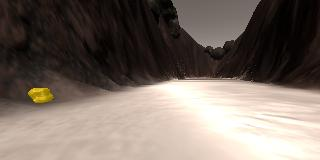
#> input picture test_dataset/IMG/robocam_2018_02_14_20_16_33_847.jpg, 320 x 160 px, given in place of example_grid1.jpg, which was not available
$ jupyter execute --allow-errors Rover_Project_Test_Notebook.ipynb   (shell and % lines are left out)   (older library calls are emulated)   (text cells are left out)
#> lines starting #> are read from the running program, lines starting #| are printed output that depends on the picture; after the words box and inside, x2 and y2 are one past the last pixel; in counts of white or black regions, pixels touching at a corner belong together; pictures that were not available may be replaced by others from this repository, and a replacement may not be noted
[cell 1]
#%matplotlib qt # Choose %matplotlib qt to plot to an interactive window (note it may show up behind your browser)
# Make some of the relevant imports
import cv2 # OpenCV for perspective transform
import numpy as np
import matplotlib.image as mpimg
import matplotlib.pyplot as plt
import scipy.misc # For saving images as needed
import glob  # For reading in a list of images from a folder

[cell 2]
path = '../test_dataset/IMG/*'
img_list = glob.glob(path)
# Grab a random image and display it
print(len(img_list))
#> (the rest of this cell did not finish here and is left out)

[cell 3]
# In the simulator you can toggle on a grid on the ground for calibration
# You can also toggle on the rock samples with the 0 (zero) key.
# Here's an example of the grid and one of the rocks
example_grid = '../calibration_images/example_grid1.jpg'
example_rock = '../calibration_images/example_rock1.jpg'
grid_img = mpimg.imread(example_grid)
#> grid_img is the input picture: shape (160, 320, 3); mean R, G, B 121.1, 109.4, 100.9
rock_img = mpimg.imread(example_rock)

fig = plt.figure(figsize=(12,3))
plt.subplot(121)
plt.imshow(grid_img)
plt.subplot(122)
plt.imshow(rock_img)
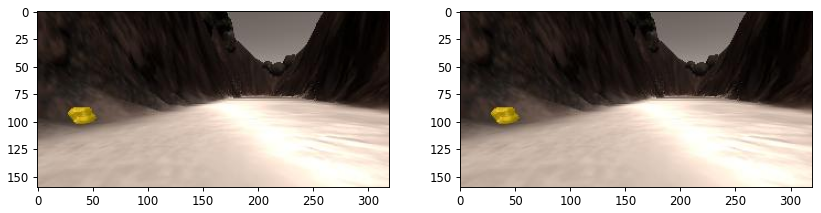
#> figure drawn by matplotlib, 2 panels

[cell 4]
# Define a function to perform a perspective transform
# I've used the example grid image above to choose source points for the
# grid cell in front of the rover (each grid cell is 1 square meter in the sim)
# Define a function to perform a perspective transform
# [6 lines left out: function perspect_transform, not called in this run]


# Define calibration box in source (actual) and destination (desired) coordinates
# These source and destination points are defined to warp the image
# to a grid where each 10x10 pixel square represents 1 square meter
# The destination box will be 2*dst_size on each side
dst_size = 5
# Set a bottom offset to account for the fact that the bottom of the image
# is not the position of the rover but a bit in front of it
# this is just a rough guess, feel free to change it!
bottom_offset = 6
source = np.float32([[14, 140], [301 ,140],[200, 96], [118, 96]])
#> (the rest of this cell did not finish here and is left out)

[cell 5]
# Identify pixels above the threshold
# Threshold of RGB > 160 does a nice job of identifying ground pixels only
# [15 lines left out: function color_thresh, not called in this run]


def rock_extractor(img, lower_hsv_threshold, upper_hsv_threshold):
    # convert image to hsv color space
    hsv = cv2.cvtColor(img, cv2.COLOR_BGR2HSV)
#> hsv: shape (160, 320, 3); mean H, S, V 107.7, 72.5, 121.1
    # extract locations that fall within range of thresholds
    mask = cv2.inRange(hsv, lower_hsv_threshold, upper_hsv_threshold)
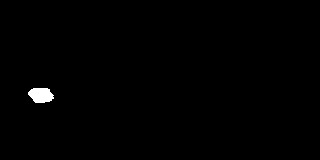
#> mask: shape (160, 320); 0.59% white; 1 white region, box (x1, y1, x2, y2) and area: (28, 88, 54, 103) 304
    return mask

#> (the rest of this cell did not finish here and is left out)

[cell 6]
# [53 lines left out: functions rover_coords, to_polar_coords, rotate_pix, translate_pix, pix_to_world, not called in this run]

# Grab another random image
#> (the rest of this cell did not finish here and is left out)

[cell 7]
# Import pandas and read in csv file as a dataframe
import pandas as pd
# Change the path below to your data directory
# If you are in a locale (e.g., Europe) that uses ',' as the decimal separator
# change the '.' to ','
#> (the rest of this cell did not finish here and is left out)

[cell 8]
# Define a function to pass stored images to
# reading rover position and yaw angle from csv file
# This function will be used by moviepy to create an output video
# [61 lines left out: function process_image, not called in this run]

[cell 9]
# Import everything needed to edit/save/watch video clips
from moviepy.editor import VideoFileClip
from moviepy.editor import ImageSequenceClip


# Define pathname to save the output video
output = '../output/test_mapping.mp4'
#> (the rest of this cell did not finish here and is left out)

[cell 10]
output = './output/test_mapping.mp4'
from IPython.display import HTML
HTML("""
<video width="960" height="540" controls>
  <source src="{0}">
</video>
""".format(output))

[cell 11]
lower_yellow = np.array([80,100,100])
upper_yellow = np.array([100,255,255])
rock_img = mpimg.imread('../test_dataset/IMG/robocam_2018_02_14_20_16_33_847.jpg')
res = rock_extractor(rock_img, lower_yellow, upper_yellow)


# |plt.imshow(mask, cmap='gray')
fig = plt.figure(figsize=(12,3))
plt.subplot(121)
plt.imshow(rock_img)
plt.subplot(122)
plt.imshow(res, cmap='gray')
#cv2.imshow('mask',mask)
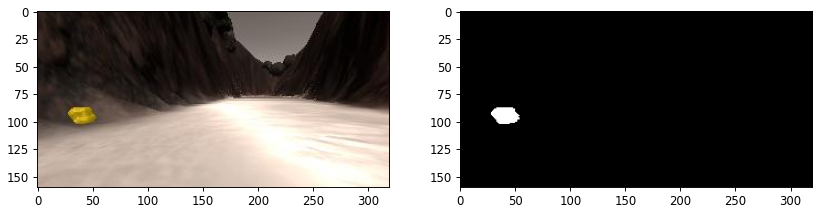
#> figure drawn by matplotlib, 2 panels
